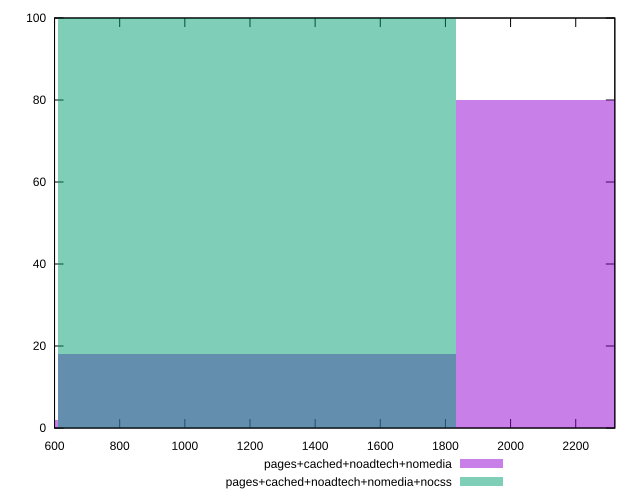

Here is the gnuplot script that generated this plot:
reset

$pagesCachedNoadtechNomedia <<EOF
2442.5460379826623 80
0 2
1221.2730189913311 18
EOF

$pagesCachedNoadtechNomediaNocss <<EOF
1221.2730189913311 100
EOF

set key outside below
set boxwidth 1221.2730189913311
set xrange [600:2320]
set yrange [0:100]
set trange [0:100]
set style fill transparent solid 0.5 noborder
set terminal svg size 640, 500 enhanced background rgb 'white'
set output "report_00015_2021-02-09T16-11-33.973Z/unused-javascript/comparison/histogram/3_vs_4.svg"

plot $pagesCachedNoadtechNomedia title "pages+cached+noadtech+nomedia" with boxes, \
     $pagesCachedNoadtechNomediaNocss title "pages+cached+noadtech+nomedia+nocss" with boxes

reset
